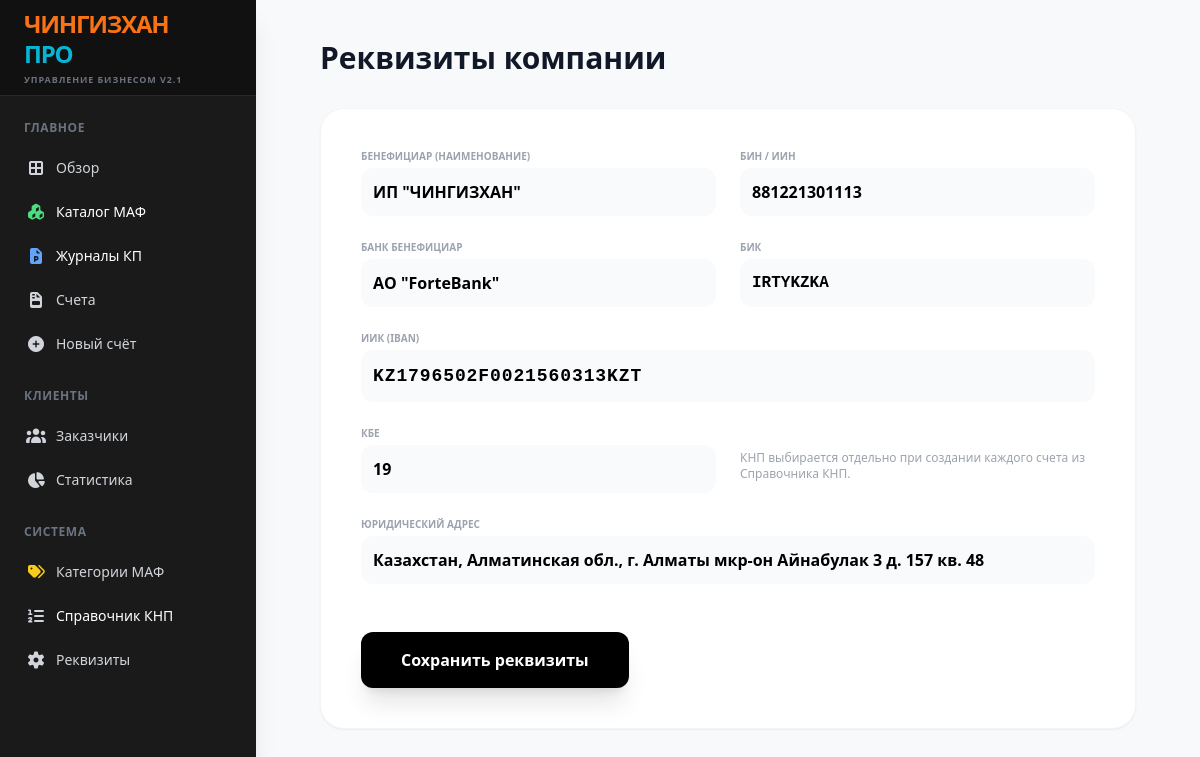
The page /settings on the database its author committed.
### tables this page shows
CREATE TABLE settings (key TEXT PRIMARY KEY, value TEXT);

### app.py (the view)
@app.route('/settings', methods=['GET', 'POST'])
def settings():
    with sqlite3.connect(DB_NAME) as conn:
        c = conn.cursor()
        if request.method == 'POST':
            for k in ['company_name', 'company_bin', 'company_bank', 'company_iban', 'company_address', 'company_bik', 'company_kbe']: c.execute("UPDATE settings SET value=? WHERE key=?", (request.form.get(k), k))
            conn.commit()
            return redirect(url_for('settings'))
        sets = {r[0]: r[1] for r in c.execute("SELECT * FROM settings").fetchall()}
    return render_template('settings.html', s=sets)

### templates/settings.html
{% extends "base.html" %}
{% block content %}
<div class="p-10 max-w-4xl mx-auto">
    <h2 class="text-3xl font-black text-gray-900 mb-8">Реквизиты компании</h2>
    <div class="bg-white p-10 rounded-3xl shadow-sm border border-gray-100">
        <form method="POST" class="space-y-6">
            <div class="grid grid-cols-2 gap-6">
                <div><label class="block text-[10px] font-black text-gray-400 uppercase mb-1">Бенефициар (Наименование)</label><input type="text" name="company_name" value="{{ s.company_name }}" class="w-full bg-gray-50 p-3 rounded-xl font-bold"></div>
                <div><label class="block text-[10px] font-black text-gray-400 uppercase mb-1">БИН / ИИН</label><input type="text" name="company_bin" value="{{ s.company_bin }}" class="w-full bg-gray-50 p-3 rounded-xl font-bold"></div>
            </div>
            <div class="grid grid-cols-2 gap-6">
                <div><label class="block text-[10px] font-black text-gray-400 uppercase mb-1">Банк бенефициар</label><input type="text" name="company_bank" value="{{ s.company_bank }}" class="w-full bg-gray-50 p-3 rounded-xl font-bold"></div>
                <div><label class="block text-[10px] font-black text-gray-400 uppercase mb-1">БИК</label><input type="text" name="company_bik" value="{{ s.company_bik }}" class="w-full bg-gray-50 p-3 rounded-xl font-bold font-mono"></div>
            </div>
            <div><label class="block text-[10px] font-black text-gray-400 uppercase mb-1">ИИК (IBAN)</label><input type="text" name="company_iban" value="{{ s.company_iban }}" class="w-full bg-gray-50 p-3 rounded-xl font-bold font-mono text-lg tracking-wider"></div>
            <div class="grid grid-cols-2 gap-6">
                <div><label class="block text-[10px] font-black text-gray-400 uppercase mb-1">Кбе</label><input type="text" name="company_kbe" value="{{ s.company_kbe }}" class="w-full bg-gray-50 p-3 rounded-xl font-bold"></div>
                <div><p class="text-xs text-gray-400 mt-6">КНП выбирается отдельно при создании каждого счета из Справочника КНП.</p></div>
            </div>
            <div><label class="block text-[10px] font-black text-gray-400 uppercase mb-1">Юридический адрес</label><input type="text" name="company_address" value="{{ s.company_address }}" class="w-full bg-gray-50 p-3 rounded-xl font-bold"></div>
            <div class="pt-6"><button type="submit" class="bg-black text-white px-10 py-4 rounded-xl font-bold shadow-xl hover:bg-gray-800 transition">Сохранить реквизиты</button></div>
        </form>
    </div>
</div>
{% endblock %}

### rows shown on the page
settings: company_name "ИП \"ЧИНГИЗХАН\""
settings: company_bin "881221301113"
settings: company_bank "АО \"ForteBank\""
settings: company_bik "IRTYKZKA"
settings: company_iban "KZ1796502F0021560313KZT"
settings: company_kbe "19"
settings: company_address "Казахстан, Алматинская обл., г. Алматы мкр-он Айнабулак 3 д. 157 кв. 48"
